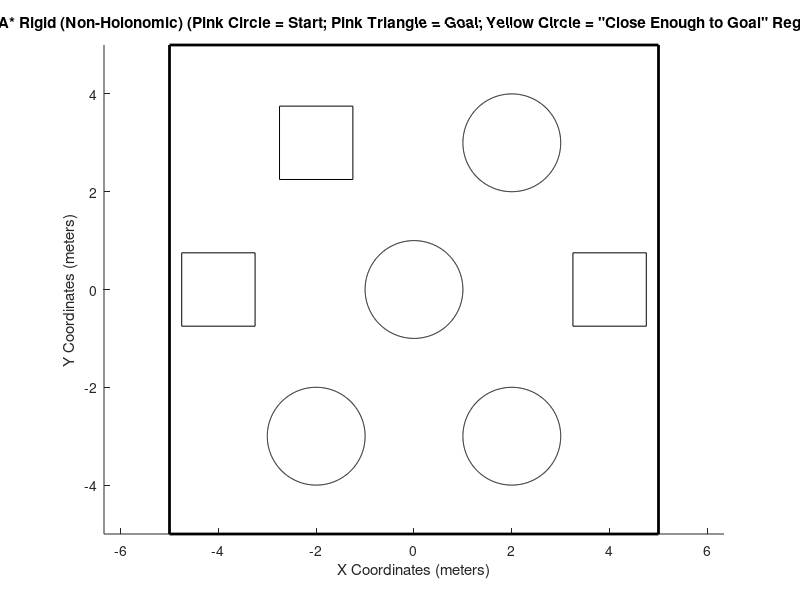

Reproduce this figure in MATLAB. (Note: this script raises an error after producing the figure.)
% Chris Wheatley
% ENPM661 Spring 2020
% Project #3 Phase #3

% This script will use the A* algorithm to simulate a rigid robot exploring 
%   an action space, starting from a user-specified
%   location all the way until the goal node is explored.  
%   Then the optimal path will be drawn. The robot is assigned differential
%   drive constraints (i.e. non-halonomic constraints).

close all; 
clear all;

% Solicit input node configuration from user
fprintf('\n');
prompt = 'Enter x,y START node location in meters and starting orientation in deg. (e.g. [1,1,30]): ';
start_node = input(prompt);
fprintf('\n');

% Solicit goal node configuration from user
fprintf('\n');
prompt1 = 'Enter x,y GOAL node location in meters (e.g. [10,9]): ';
goal_node = input(prompt1);
fprintf('\n');

% Calulated Paramaters From Datasheet
r=(354/2)/1000;
L=2*r;
wheelLength=pi*(76/1000);
wheelRad=(76/2)/1000;

% Solicit obstacle clearance from user
fprintf('\n');
prompt3 = 'Enter obstacle clearance (meters): ';
c = input(prompt3);
fprintf('\n');

% Solicit wheel RPMs from user
fprintf('\n');
prompt3 = 'Enter wheel RPMs [rpm1, rpm2]: ';
rpms = input(prompt3);
fprintf('\n');

xmin=-5; ymin=-5;
xmax=5; ymax=5;
fig=figure; hold on; axis equal;
% Define black border around action movement area
line([xmin xmax xmax xmin xmin],[ymin ymin ymax ymax ymin],'Color','black','LineWidth',2);
xlabel('X Coordinates (meters)'); ylabel('Y Coordinates (meters)');
title('A* Rigid (Non-Holonomic) (Pink Circle = Start; Pink Triangle = Goal; Yellow Circle = "Close Enough to Goal" Region)');

xl = [xmin xmax]; 
yl = [ymin ymax];

% Define obstacle space
% Left-most square
h1=line([-4.75 -4.75 -3.25 -3.25 -4.75],[-.75 .75 .75 -.75 -.75],'Color','black');

% Right-most square
h2=line([4.75 4.75 3.25 3.25 4.75],[-.75 .75 .75 -.75 -.75],'Color','black');

% Top-left square
h3=line([-2.75 -2.75 -1.25 -1.25 -2.75],[2.25 3.75 3.75 2.25 2.25],'Color','black');

 t=-pi:0.01:pi;

% Bottom-Left Circle 
xunit = cos(t) - 2;
yunit = sin(t) - 3;
h4=plot(xunit, yunit,'Color','black');

% Bottom-Right Circle 
xunit1 = cos(t) + 2;
yunit1 = sin(t) - 3;
h5=plot(xunit1, yunit1,'Color','black');

% Middle Circle 
xunit2 = cos(t);
yunit2 = sin(t);
h6=plot(xunit2, yunit2,'Color','black');

% Top-Right Circle 
xunit3 = cos(t) + 2;
yunit3 = sin(t) + 3;
h7=plot(xunit3, yunit3,'Color','black');

Obstacles=[h1 h2 h3 h4 h5 h6 h7];
%Obstacles=[h6];

startInObstacle = obstacleCheckRigid(Obstacles,start_node,r,c);
goalInObstacle = obstacleCheckRigid(Obstacles,goal_node,r,c);

if or(startInObstacle==1,or(or(start_node(1)>xmax,start_node(1)<xmin),or(start_node(2)>ymax,start_node(2)<ymin)))
    outside_obs_start=1;
    while or(outside_obs_start==1,or(or(start_node(1)>xmax,start_node(1)<xmin),or(start_node(2)>ymax,start_node(2)<ymin)))
        % Display message if start node falls outside of action space 
        fprintf('\n');
        disp('INAVLID START NODE LOCATION!');
        fprintf('\n');
        prompt = 'Enter new x,y STARTING node location (e.g. [0,0,30]), relative to bottom left corner of action space: ';
        start_node = input(prompt);
        outside_obs_start = obstacleCheckRigid(Obstacles,start_node,r,c);
    end
end

if or(goalInObstacle==1,or(or(goal_node(1)>xmax,goal_node(1)<xmin),or(goal_node(2)>ymax,goal_node(2)<ymin)))
    outside_obs_goal=1;
    while or(outside_obs_goal==1,or(or(goal_node(1)>xmax,goal_node(1)<xmin),or(goal_node(2)>ymax,goal_node(2)<ymin)))
        % Display message if goal node falls outside of action space 
        fprintf('\n');
        disp('INAVLID GOAL NODE LOCATION!');
        fprintf('\n');
        prompt = 'Enter new x,y GOAL node location (e.g. [10,9]), relative to bottom left corner of action space: ';
        goal_node = input(prompt);
        outside_obs_goal = obstacleCheckRigid(Obstacles,goal_node,r,c);
    end
end

% Start program run timer
tic

% Plot yellow circle around goal node, representing distance
% threshold/margin
th = 0:pi/50:2*pi;
x_circle = .5 * cos(th) + goal_node(1);
y_circle = .5 * sin(th) + goal_node(2);
plot(x_circle, y_circle);
fill(x_circle, y_circle, 'y');
drawnow

% Plot start and end point
plot(start_node(1), start_node(2),'mo','MarkerFaceColor','m');
plot(goal_node(1), goal_node(2),'m^','MarkerFaceColor','m');
uistack(fig,'top');

start_node(3)=start_node(3)*(pi/180);
% Initialize start node info
Nodes(1).x=start_node(1);
Nodes(1).y=start_node(2);
Nodes(1).Explored=0;
Nodes(1).ParentID=0;
Nodes(1).Theta=wrapTo2Pi(start_node(3));
Nodes(1).ID=1;
Nodes(1).Cost2Come=0;
Nodes(1).Cost2Go=sqrt((abs(start_node(1)-goal_node(1))^2)+(abs(start_node(2)-goal_node(2))^2));
Nodes(1).TotalCost=Nodes(1).Cost2Go+Nodes(1).Cost2Come;
Nodes(1).interpsX=0;
Nodes(1).interpsY=0;
Nodes(1).LeftRPM=0;
Nodes(1).RightRPM=0;

% Convert angle to 0-2*pi scale
start_node(3)=wrapTo2Pi(start_node(3));

% Toggle that states goal node has not been explored
goal_node_explored=0;

% Initialize node ID counter and Parent ID counter
i=1;
ParentIdx=1;

rpm_vals{1}=[0,rpms(1)];
rpm_vals{2}=[rpms(1),0];
rpm_vals{3}=[rpms(1),rpms(1)];
rpm_vals{4}=[0,rpms(2)];
rpm_vals{5}=[rpms(2),0];
rpm_vals{6}=[rpms(2),rpms(2)];
rpm_vals{7}=[rpms(1),rpms(2)];
rpm_vals{8}=[rpms(2),rpms(1)];
n=length(rpm_vals);

Xs=[]; Ys=[];
xx=start_node(1); yy=start_node(2);
startAngle=start_node(3);
firstIteration=1;
T=[];

% While goal node HAS NOT BEEN EXPLORED, perform every possible action and
%   record info in running structure
while goal_node_explored==0
    cost_ref=1000000000;
    if firstIteration==1
        firstIteration=0;
        firstIteration1=1;
    else      
        % Sort unexplored nodes by lowest cost2come+cost2go
        T = struct2table(Nodes); % convert the struct array to a table
        sortedT = sortrows(T, 'TotalCost'); % sort the table by 'TotalCost'
        toDelete = sortedT.Explored == 1;
        sortedT(toDelete,:) = [];
        sortedS = table2struct(sortedT); % change it back to struct array if necessary
        % Extract first node in the sorted queue
        if isempty(sortedS)==1
            fprintf('\n\n PROGRAM TERMINATED! NO FURTHER ACTIONS POSSIBLE! (interference w/obstacles or map boundary)')
            return 
        else
        end
        xx=sortedS(1).x; yy=sortedS(1).y; 
        ParentIdx=sortedS(1).ID; 
        startAngle=sortedS(1).Theta;
        isExplored=sortedS(1).Explored;
    end
    for k=1:1:length(rpm_vals)
        % Generate new node
        if goal_node_explored==0
        rpmLeft=rpm_vals{k}(1);
        rpmRight=rpm_vals{k}(2);
        [newX,newY,newTheta,interpX,interpY,runningDist] = changeAngle(xx,yy,startAngle,rpmLeft,rpmRight,wheelRad,L);
        
        if firstIteration1==1
            isExplored=0;
            firstIteration1=0;
        else
        end
        
        % Check if new node is in any of the obstacles
        outsideObstaclesANDBorder=obstacleCheckRigid(Obstacles,[newX,newY],r,c);
        
        checker=0; checker1=0; checker2=0; checker3=0; 
        for iiii=1:1:length(Obstacles)
            h=Obstacles(iiii);
            In = inpolygon(interpX,interpY,h.XData+r+c,h.YData+r+c);
            In1= inpolygon(interpX,interpY,h.XData+r+c,h.YData-r-c);
            In2= inpolygon(interpX,interpY,h.XData-r-c,h.YData+r+c);
            In3= inpolygon(interpX,interpY,h.XData-r-c,h.YData-r-c);
            checker=checker+sum(In);
            checker1=checker1+sum(In1);
            checker2=checker2+sum(In2);
            checker3=checker3+sum(In3);
        end
        if or(or(checker>=1,checker1>=1),or(checker2>=1,checker3>=1))==1
            interpolatedSegmentsInBorder=1;
        else
            interpolatedSegmentsInBorder=0;
        end
       
        Anglee=wrapTo2Pi(newTheta);
                    
        % Check if new node is within 0.1 distance of any other node
        if isempty(Xs)==1
            num=0;
        else
            Xstmp=Xs-newX; Ystmp=Ys-newY;
            num=sum(and(abs(Xstmp)<=.1,abs(Ystmp)<=.1));
        end
        
        if and(and(newX>=xmin,newY>=ymin),num==0)                
            closeEnough=sqrt((goal_node(1)-newX)^2+(goal_node(2)-newY)^2)<0.5;

            if and(and(and(outsideObstaclesANDBorder==0,interpolatedSegmentsInBorder==0),or(closeEnough==1,and(and(newX>=xmin,newX<=xmax),and(newY>=ymin,newY<=ymax))))==1,num==0)==1                
                cost2come=Nodes(ParentIdx).Cost2Come+runningDist;
                cost2go=sqrt((abs(newX-goal_node(1))^2)+(abs(newY-goal_node(2))^2));
                sumCost=cost2come+cost2go;

                if or(abs(cost2go)<=0.5,closeEnough==1)==1
                    goal_node_explored=1;
                else
                end

                i=i+1;
                drawnow
                xxx = interpX;
                yyy = interpY;
                % Cubic spline data interpolation
                tt = 1:numel(xxx);
                xy = [xxx;yyy];
                pp = spline(tt,xy);
                tInterp = linspace(1,numel(xxx));
                xyInterp = ppval(pp, tInterp);
                plot(xyInterp(1,:),xyInterp(2,:),'b-');
                Nodes(i).x=newX;
                Nodes(i).y=newY;
                Nodes(i).ParentID=ParentIdx;
                Nodes(i).ID=i;
                Nodes(i).Theta=Anglee;
                Nodes(i).Cost2Come=cost2come;
                Nodes(i).Cost2Go=cost2go;
                Nodes(i).TotalCost=sumCost;
                Nodes(i).Explored=0;
                Nodes(i).interpsX=interpX;
                Nodes(i).interpsY=interpY;
                Nodes(i).LeftRPM=rpmLeft;
                Nodes(i).RightRPM=rpmRight;
                Xs=[Xs newX]; Ys=[Ys newY];
            else
            end
        else
        end
        else
        end
    end
    
    Anglee=wrapTo2Pi(startAngle);
    
    % Mark node as "Explored"
    Nodes(ParentIdx).Explored=1;
end

% Backtrack to find optimal path, and plot it with a red line
backTrackingFinished=0;
k=0;

T = struct2table(Nodes); % convert the struct array to a table
toDelete = T.Explored == 0;
T(toDelete,:) = [];

node_idx=Nodes(end).ID;

while backTrackingFinished==0
    k=k+1;
    xxx = Nodes(node_idx).interpsX;
    yyy = Nodes(node_idx).interpsY;
    if or(and(xxx==0,yyy==0)==1,node_idx==1)
    else
        % Cubic spline data interpolation
        tt = 1:numel(xxx);
        xy = [xxx;yyy];
        pp = spline(tt,xy);
        tInterp = linspace(1,numel(xxx));
        xyInterp = ppval(pp, tInterp);
        plot(xyInterp(1,:),xyInterp(2,:),'g-','LineWidth',2);
    end
                    
    xVals(k)=Nodes(node_idx).x;
    yVals(k)=Nodes(node_idx).y;
    plot(Nodes(node_idx).x,Nodes(node_idx).y,'go','MarkerFaceColor','green','MarkerSize',5);
    nodeNum(k)=k;
    nodeIndex(k)=node_idx;
    leftWheelVel(k)=Nodes(node_idx).LeftRPM;
    rightWheelVel(k)=Nodes(node_idx).RightRPM;
    orientation(k)=Nodes(node_idx).Theta;
    node_idx=Nodes(node_idx).ParentID;
    
    if and(xVals(k)==start_node(1),yVals(k)==start_node(2))
        backTrackingFinished=1;
    else
    end
end

drawnow
plot(start_node(1), start_node(2),'mo','MarkerFaceColor','m');
plot(goal_node(1), goal_node(2),'m^','MarkerFaceColor','m');
drawnow
uistack(fig,'top');

X_Values=flip(xVals);
Y_Values=flip(yVals);
Left_Wheel_RPMs=flip(leftWheelVel);
Right_Wheel_RPMs=flip(rightWheelVel);
Orientation=flip(orientation);

x_val_input="x_vals={";
y_val_input="y_vals={";
left_vels_input="left_vels={";
right_vels_input="right_vels={";
orientation_input="orientations={";
for p=1:1:length(X_Values)
    x_val_input=strcat(x_val_input,string(X_Values(p)));
    y_val_input=strcat(y_val_input,string(Y_Values(p)));
    left_vels_input=strcat(left_vels_input,string(Left_Wheel_RPMs(p)));
    right_vels_input=strcat(right_vels_input,string(Right_Wheel_RPMs(p)));
    orientation_input=strcat(orientation_input,string(Orientation(p)));
    if p==length(X_Values)
        x_val_input=strcat(x_val_input,"};");
        y_val_input=strcat(y_val_input,"};");
        left_vels_input=strcat(left_vels_input,"};");
        right_vels_input=strcat(right_vels_input,"};");
        orientation_input=strcat(orientation_input,"};");
    else
        x_val_input=strcat(x_val_input,",");
        y_val_input=strcat(y_val_input,",");
        left_vels_input=strcat(left_vels_input,",");
        right_vels_input=strcat(right_vels_input,",");
        orientation_input=strcat(orientation_input,",");
    end
end
disp(x_val_input)
disp(y_val_input)
disp(left_vels_input)
disp(right_vels_input)
disp(orientation_input)

% End program run timer
toc
